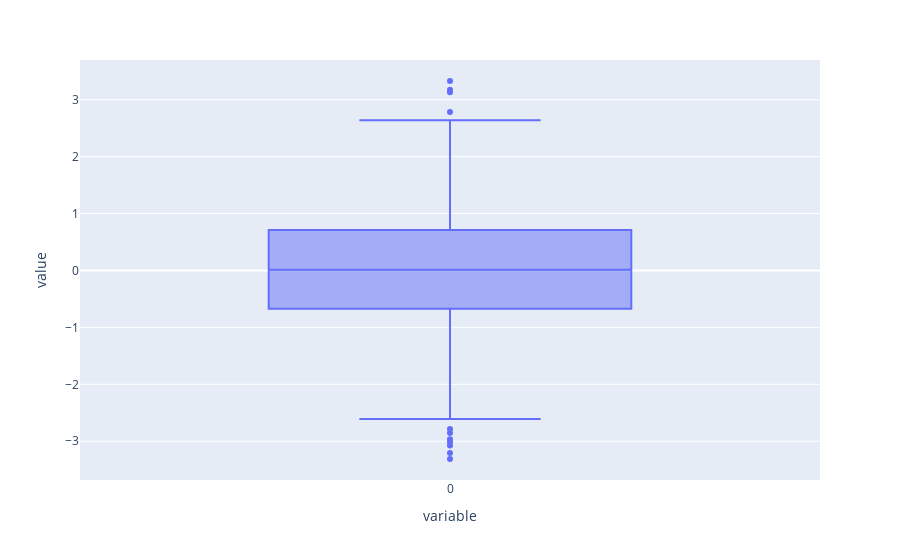

The notebook cell this image was saved under:
### Code cell
px.box(x)

### Figure 1 — Plotly figure (JSON) as saved in the notebook; plotly's stock layout.template omitted (floating-point values rounded to 4 significant figures; data arrays with more than 128 entries replaced by an {"elided": "..."} marker saying what was removed)
{"data": [{"alignmentgroup": "True", "hovertemplate": "variable=%{x}<br>value=%{y}<extra></extra>", "legendgroup": "", "marker": {"color": "#636efa"}, "name": "", "notched": false, "offsetgroup": "", "orientation": "v", "showlegend": false, "type": "box", "x": {"elided": "1000 str values"}, "x0": " ", "xaxis": "x", "y": {"elided": "1000 float values"}, "y0": " ", "yaxis": "y"}], "layout": {"boxmode": "group", "legend": {"tracegroupgap": 0}, "margin": {"t": 60}, "xaxis": {"anchor": "y", "domain": [0, 1], "title": {"text": "variable"}}, "yaxis": {"anchor": "x", "domain": [0, 1], "title": {"text": "value"}}}}
